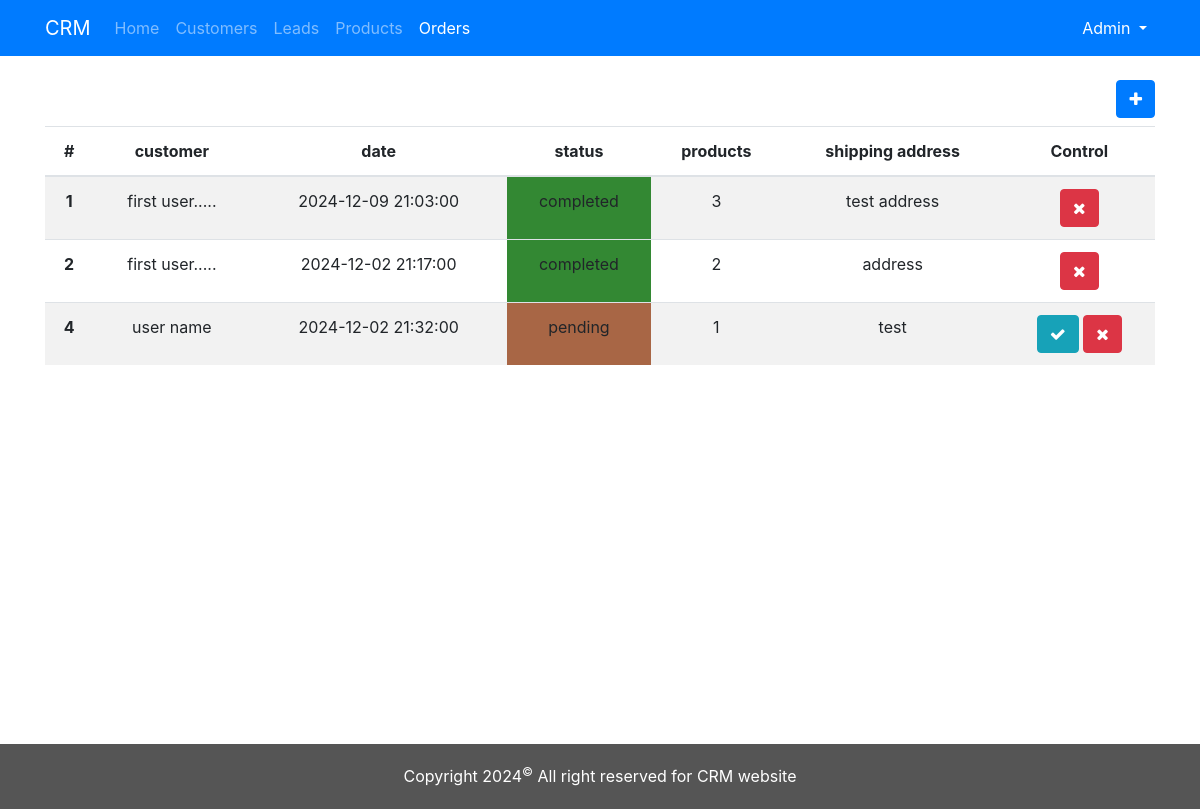
Screenshot of /orders.php (signed in) with the database file from the repository.
### tables this page shows
CREATE TABLE `orders` (
  `id` bigint(20) UNSIGNED NOT NULL,
  `customer_id` bigint(20) UNSIGNED DEFAULT NULL,
  `date` datetime DEFAULT NULL,
  `status` varchar(50) DEFAULT NULL,
  `shipping_address` text DEFAULT NULL,
  `created_at` datetime DEFAULT current_timestamp(),
  `updated_at` datetime DEFAULT current_timestamp() ON UPDATE current_timestamp()
);

CREATE TABLE `customers` (
  `id` bigint(20) UNSIGNED NOT NULL,
  `name` varchar(255) DEFAULT NULL,
  `email` varchar(255) DEFAULT NULL,
  `phone` varchar(20) DEFAULT NULL,
  `address` text DEFAULT NULL,
  `date_of_birth` date DEFAULT NULL,
  `created_at` datetime DEFAULT current_timestamp(),
  `updated_at` datetime DEFAULT current_timestamp() ON UPDATE current_timestamp()
);

### orders.php (the view, shortened to what this page needs)
<?php
    include './includes/connection.php';
    $id = $_GET['customer'] ?? null;
?>
<!DOCTYPE html>
<html lang="en">
<head>
    <link rel="stylesheet" href="./assets/css/bootstrap.min.css">
    <link rel="stylesheet" href="./assets/css/select2.min.css">
    <link rel="stylesheet" href="./assets/css/font-awesome.css">
<link rel="stylesheet" href="./assets/css/style.css">
</head>
<body>
    <div class="app">
        <?php $page = "orders";
        include './includes/navbar.php'; ?>
        <div class="pt-4">
            <div class="container">
                <div class="row mb-2">
                    <div class="col-md-12">
                        <div class="text-right">
                            <button type="button" class="btn btn-primary" data-toggle="modal" data-target="#addNewItem">
                                <i class="fa fa-plus"></i>
                            </button>
                        </div>
                    </div>
                </div>
                <table class="table table-striped">
                    <thead>
                        <tr class="text-center">
                            <th>#</th>
                            <th>customer</th>
                            <th>date</th>
                            <th>status</th>
                            <th>products</th>
                            <th>shipping address</th>
                            <th>Control</th>
                        </tr>
                    </thead>
                    <tbody>
                        <?php
                            $data = [];
                            try {
                                $sql = "SELECT orders.*, (select count(product_id) from order_products where order_products.order_id = orders.id) as products, customers.name as customer FROM orders
                                        INNER JOIN customers on customers.id = orders.customer_id ";
                                $stmt = $conn->prepare($sql);
                                $stmt->execute($data);
                                $items = $stmt->fetchAll(PDO::FETCH_ASSOC);
                            } catch (\Throwable $th) {
                                die($th->getMessage());
                            }
                            foreach($items as $item):
                        ?>
                        <tr class="text-center">
                            <th><?= $item['id'] ?></th>
                            <td><?= $item['customer'] ?></td>
                            <td><?= $item['date'] ?></td>
                            <td style="background:<?= $item['status'] == 'pending' ? '#a86645' : '#338833' ?>"><?= $item['status'] ?></td>
                            <td><?= $item['products'] ?></td>
                            <td style="width: 20%;"><?= $item['shipping_address'] ?></td>
                            <td>
                                <?php
                                $back = urlencode("orders.php". ($id ? "?customer=$id" : ''));
                                if($item['status'] == "pending"):
                                ?>
                                <a onclick="return confirm('close the order?')" href="closeOrder.php?back=<?= $back ?>&id=<?= $item['id'] ?>" class="btn btn-info"><i class="fa fa-check"></i></a>
                                <?php endif ?>
                                <a onclick="return confirm('Are you sure?')" href="delete.php?back=<?= $back ?>&id=<?= $item['id'] ?>&table=orders" class="btn btn-danger"><i class="fa fa-times"></i></a>
                            </td>
                        </tr>
                        <?php endforeach ?>
                    </tbody>
                </table>
            </div>
        </div>
    </div>
    <div class="footer">
        <p class="text-center text-white">Copyright 2024<sup>&copy;</sup> All right reserved for CRM website</p>
    </div>
</body>
</html>

### assets/css/style.css (style rules this page uses)
.app { min-height: 93vh; }
.footer { padding: 20px 0 5px; background: #555555; color: white; }

### rows the page displays
orders: id "1", customer.name "first user.....", date "2024-12-09 21:03:00", status "completed", products "3", shipping_address "test address"
orders: id "2", customer.name "first user.....", date "2024-12-02 21:17:00", status "completed", products "2", shipping_address "address"
orders: id "4", customer.name "user name", date "2024-12-02 21:32:00", status "pending", products "1", shipping_address "test"

### other values shown
$_SESSION['user']['name'] "Admin"
